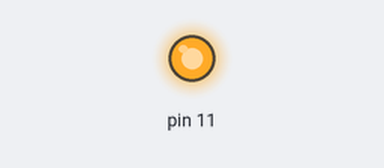
Bench run of a sketch on a simulated Arduino Uno, built with avr-gcc and run on an emulated ATmega328P. Shown: output pins drawn as LEDs (lit = HIGH).

Above: at 0.2 s.
At 13.0 s:
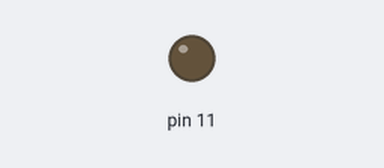
Timing chart, 0 to 22.1 s (numbered marks = the images above):
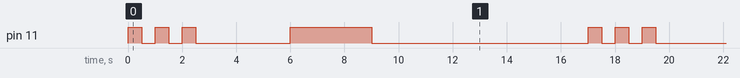

The sketch:

led.ino
```cpp
//ELSHOURBGY MOHAMED 4H

class LED
{
  private:
    int pin;
    int stato;

  public:

    LED(int p)
    {
      pin = p;
      stato = 0; // Inizialmente spento
      pinMode(pin, OUTPUT);
    }

    void accendi()
    {
      digitalWrite(pin, HIGH);
      stato = 1;
    }

    void spegni()
    {
      digitalWrite(pin, LOW);
      stato = 0;
    }

    void inverti()
    {
      if (stato == 1)
      {
        spegni();
      }
      else
      {
        accendi();
      }
    }

    void lampeggio(int nrLampeggi)
    {
      for (int i = 0; i < nrLampeggi; i++)
      {
        accendi();
        delay(500);
        spegni();
        delay(500);
      }
    }

    // Metodo per testare le funzionalità della classe LED
    void test(int numeroTest)
    {
      for (int i = 0; i < numeroTest; i++)
      {
        lampeggio(3); // Tre lampeggi per test
        delay(3000);
        accendi();
        delay(3000);
        inverti();
        delay(3000);
      }
    }
};

// Crea un oggetto LED sulla porta 11
LED led(11);

void setup() {

}

void loop()
{
  led.test(1);  // Esegue il test del LED 1 volte
  delay(5000);
}
```

Measured:
- by itself, pin 11: repeats every 17.0 s: 2 × (LOW 0.50 s, HIGH 0.50 s), LOW 3.5 s, HIGH 3.0 s, LOW 8.0 s, HIGH 0.50 s
- by itself, everything shown: repeats every 17.0 s, in 8 steps
